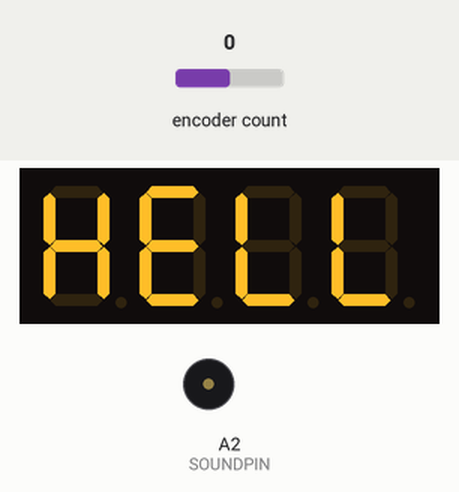
This sketch was run on a simulated Arduino Uno, built with avr-gcc and run on an emulated ATmega328P. Parts: 4-digit seven-segment display, buzzer (waves = sounding). The inputs (shaded band) are chosen by the test bench; at power-on: encoder count 0.

Above: at 1.2 s.
1.3 s: encoder count set to 1
At 1.8 s:
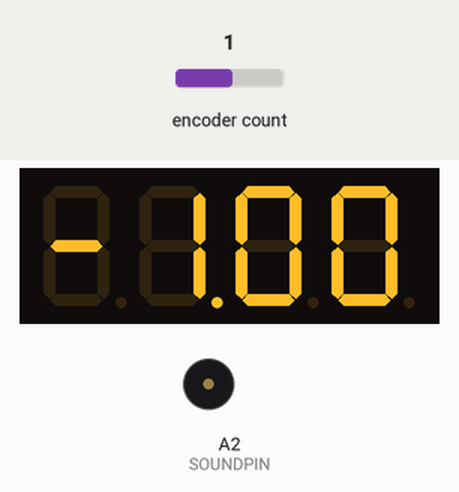
4.3 s: encoder count set to 5
At 4.6 s:
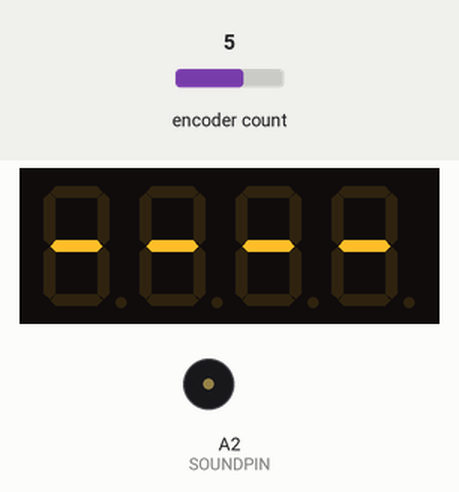
7.3 s: encoder count set to 4
At 8.1 s:
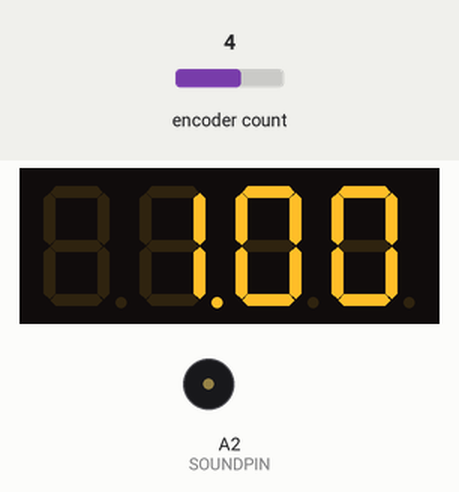
8.8 s: encoder count set to 8
At 9.9 s:
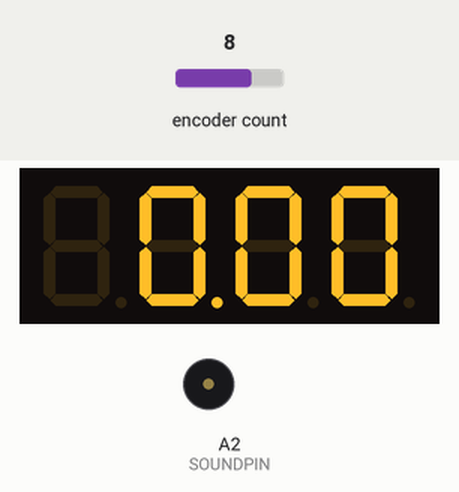
11.8 s: encoder count set to 12
At 12.7 s:
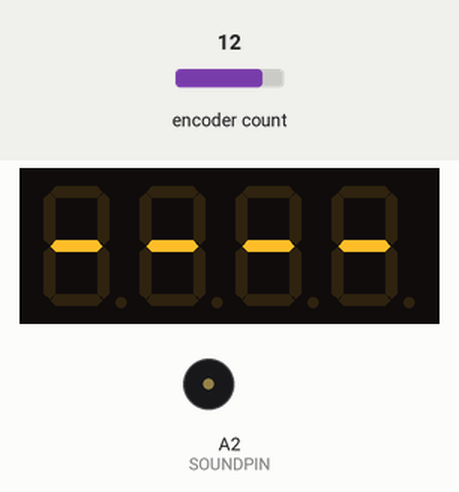
Timing chart, 0 to 15.8 s (numbered marks = the images above; inputs shaded):
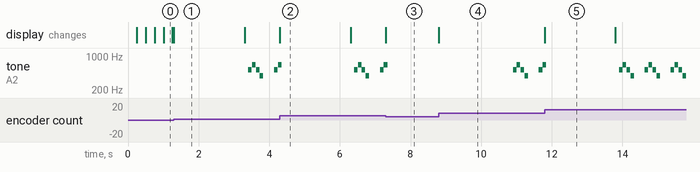

The sketch:

KitchenClock.ino
```cpp
#include <Encoder.h>
#include <SevSeg.h>
#include <pitches.h>

const long BAUD_RATE = 115200;
const byte SOUNDPIN = A2;
enum state { intro, clockSetup, countdown, beeping};
enum state currentState;

//////////////////////////////////////////
////TURNABLE BUTTON///////////////////////
//////////////////////////////////////////
const byte CLK = A0;
const byte DT = A1;
Encoder meinEncoder(DT,CLK);

int currentPosition;
int oldPosition;

void initButton() {
  currentPosition = getCurrentButtonPosition();
}

bool hasButtonTurned() {
  oldPosition = currentPosition;
  currentPosition = getCurrentButtonPosition();
  return oldPosition != currentPosition;
}

int getCurrentButtonPosition() {
  return meinEncoder.read() / -4;
}

int getButtonPositionBeforeLastTurnCheck() {
  return oldPosition;
}

//////////////////////////////////////////
////DIGIT DISPLAY/////////////////////////
//////////////////////////////////////////

const byte DIGITNUMBER = 4;
const byte DIGITPINS[] = {2, 3, 4, 5};
const byte SEGMENTPINS[] = {6, 7, 8, 9, 10, 11, 12, 13};

SevSeg display;

void initDisplay() {
  display.begin(COMMON_CATHODE, DIGITNUMBER, DIGITPINS, SEGMENTPINS);
}

bool hasSetupInactiveForLongEnough() {
  //TODO
}

//////////////////////////////////////////
////STATE HANDLERS////////////////////////
//////////////////////////////////////////
const long INTRO_DELAY = 250;
const long BUTTON_TURN_SECONDS = 60;
byte introPosition;
char helloText[] = "    Hello Grandma";
char currentIntroText[8];

long nextTimerMillis[3];

const long COUNTDOWN_STARTS_AFTER_MILLIS = 2000;
const long RESENSIBILIZE_AFTER_MILLIS = 500;

long currentTime;

int buttonSetupInitPosition;
long setupInitTime;

const int TONE_DURATION = 100;
int melody[] = { NOTE_C5, NOTE_E5, NOTE_C5, NOTE_G4 };
byte nextPlayedNoteIndex;

void setTimer(byte timerId, long millisUntilEvent) {
  nextTimerMillis[timerId] = millis() + millisUntilEvent;
}
bool isTimerReady(byte timerId) {
  return nextTimerMillis[timerId] < millis();
}
void turnOffTimer(byte timerId) {
  setTimer(timerId, 10000000);
}

void initIntro() {
  currentTime = 0;
  setTimer(0, 0);
  introPosition = 0;
}

void handleIntro() {
  if (isTimerReady(0)) {
      setCurrentIntroText();
      display.setChars(currentIntroText);
      introPosition++;
      setTimer(0, INTRO_DELAY);
  }
}

void setCurrentIntroText() {
  if (introPosition + 4 > strlen(helloText)) {
    return;
  }
  for (byte i = 0; i < 4; i++) {
    currentIntroText[i] = helloText[i + introPosition];
  }
}

void displayCurrentTime() {
  display.setNumber(convertSecondToDisplaySecond(currentTime), 2);
}

long convertSecondToDisplaySecond(long t) {
  return t / 60 * 100 + t % 60;
}

long getNewCurrentTime() {
  long turnUnits = getCurrentButtonPosition() - buttonSetupInitPosition;
  long turnSign;
  if (turnUnits > 0) {
    turnSign = 1;
  } else {
    turnSign = -1;
  }
  long unsignedTurnUnits = turnSign * turnUnits;
  long unsignedTimeUnits = unsignedTurnUnits * (unsignedTurnUnits + 1) / 2;
  return turnSign * unsignedTimeUnits * BUTTON_TURN_SECONDS + setupInitTime;
}

void initSetup() {
  setTimer(0, COUNTDOWN_STARTS_AFTER_MILLIS);
  setTimer(1, RESENSIBILIZE_AFTER_MILLIS);
  setupInitTime = currentTime;
  buttonSetupInitPosition = getButtonPositionBeforeLastTurnCheck();
  currentTime = getNewCurrentTime();
  displayCurrentTime();
}

void handleSetup() {
  int currentButtonPosition = getCurrentButtonPosition();
  bool isSetupInitRequired = false;
  if (hasButtonTurned()) {
    currentTime = getNewCurrentTime();
    if (currentTime < 0) {
      currentTime = 0;
      isSetupInitRequired = true;
    }
    if (currentTime > 5999) {
      currentTime = 5999;
      isSetupInitRequired = true;
    }
    displayCurrentTime();
    setTimer(0, COUNTDOWN_STARTS_AFTER_MILLIS);
    setTimer(1, RESENSIBILIZE_AFTER_MILLIS);
  }
  if (isTimerReady(1)) {
    turnOffTimer(1);
    isSetupInitRequired = true;
  }
  if (isSetupInitRequired) {
    setupInitTime = currentTime;
    buttonSetupInitPosition = currentButtonPosition;
  }
}

bool isSetupInactiveForLongEnough() {
  return isTimerReady(0);
}

void initCountdown() {
  setTimer(0, 0);
}

void handleCountdown() {
  if (isTimerReady(0)) {
    setTimer(0, 1000);
    currentTime--;
    if (currentTime < 0) currentTime = 0;
    displayCurrentTime();
  }
}

bool isCountdownCompleted() {
  return currentTime == 0;
}

void initBeeping() {
  setTimer(2, TONE_DURATION);
  nextPlayedNoteIndex = 0;
}

void handleBeeping() {
  if (isTimerReady(2)) {
    tone(SOUNDPIN, melody[nextPlayedNoteIndex++], TONE_DURATION);
    setTimer(2, TONE_DURATION + 10);
  }
  if (sizeof(melody) <= nextPlayedNoteIndex * 2) {
    nextPlayedNoteIndex = 0;
    setTimer(2, TONE_DURATION * 4);
  }
}

//////////////////////////////////////////
////MAIN FUNCTIONS////////////////////////
//////////////////////////////////////////
void setup() {
  Serial.begin(BAUD_RATE);
  initDisplay();
  initButton();
  currentState = intro;
  initIntro();
}

void loop() {
  switch (currentState) {
    case intro:
      handleIntro();
      if (hasButtonTurned()) {
        currentState = clockSetup;
        initSetup();
      }
      break;
    case clockSetup:
      handleSetup();
      if (isSetupInactiveForLongEnough()) {
        currentState = countdown;
        initCountdown();
      }
      break;
    case countdown:
      handleCountdown();
      if (hasButtonTurned()) {
        currentState = clockSetup;
        initSetup();
      } else if (isCountdownCompleted()) {
        currentState = beeping;
        initBeeping();
      }
      break;
    case beeping:
      handleBeeping();
      if (hasButtonTurned()) {
        currentState = clockSetup;
        initSetup();
      }
      break;
  }
  display.refreshDisplay();
}
```

Measured:
- after the input at 1.3 s, tone on A2 (SOUNDPIN): plays 523 Hz for 0.10 s, 659 Hz for 0.10 s, 523 Hz for 0.10 s, 392 Hz for 0.10 s, 523 Hz for 0.10 s, 659 Hz for 0.05 s, starting after 2.1 s; the display: changes at once (image 1)
- after the input at 4.3 s, the display: changes at once (image 2)
- after the input at 7.3 s, tone on A2 (SOUNDPIN): goes on until 7.3 s, then stays silent; the display: changes at once (image 3)
- after the input at 8.8 s, tone on A2 (SOUNDPIN): plays 523 Hz for 0.10 s, 659 Hz for 0.10 s, 523 Hz for 0.10 s, 392 Hz for 0.10 s, 523 Hz for 0.10 s, 659 Hz for 0.05 s, starting after 2.1 s
- after the input at 11.8 s, the display: changes at once (image 5)
- what the display in image 1 shows lasts 2.0 s, from 1.3 s to 3.3 s
